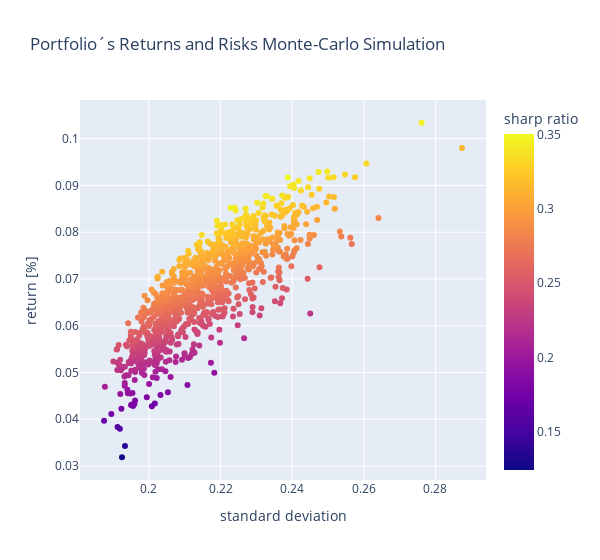

Notebook source saved alongside this figure:
### Code cell
# plot returns vs risk
fig = px.scatter(x=df_simulation['portfolio standard dev'], 
                 y=df_simulation['portfolio return']*100,
                 color=df_simulation['portfolio sharp ratio']*100,
                 labels={'y': 'return [%]', 'x': 'standard deviation', 'color': 'sharp ratio'},
                 width=600, 
                 title='Portfolio´s Returns and Risks Monte-Carlo Simulation')
fig.show()

### Figure 1 — Plotly figure (JSON) as saved in the notebook; plotly's stock layout.template omitted (floating-point values rounded to 4 significant figures; data arrays with more than 128 entries replaced by an {"elided": "..."} marker saying what was removed)
{"data": [{"hovertemplate": "standard deviation=%{x}<br>return [%]=%{y}<br>sharp ratio=%{marker.color}<extra></extra>", "legendgroup": "", "marker": {"color": {"elided": "1000 float values"}, "coloraxis": "coloraxis", "symbol": "circle"}, "mode": "markers", "name": "", "orientation": "v", "showlegend": false, "type": "scatter", "x": {"elided": "1000 float values"}, "xaxis": "x", "y": {"elided": "1000 float values"}, "yaxis": "y"}], "layout": {"coloraxis": {"colorbar": {"title": {"text": "sharp ratio"}}, "colorscale": [[0, "#0d0887"], [0.1111, "#46039f"], [0.2222, "#7201a8"], [0.3333, "#9c179e"], [0.4444, "#bd3786"], [0.5556, "#d8576b"], [0.6667, "#ed7953"], [0.7778, "#fb9f3a"], [0.8889, "#fdca26"], [1, "#f0f921"]]}, "legend": {"tracegroupgap": 0}, "title": {"text": "Portfolio´s Returns and Risks Monte-Carlo Simulation"}, "width": 600, "xaxis": {"anchor": "y", "domain": [0, 1], "title": {"text": "standard deviation"}}, "yaxis": {"anchor": "x", "domain": [0, 1], "title": {"text": "return [%]"}}}}
